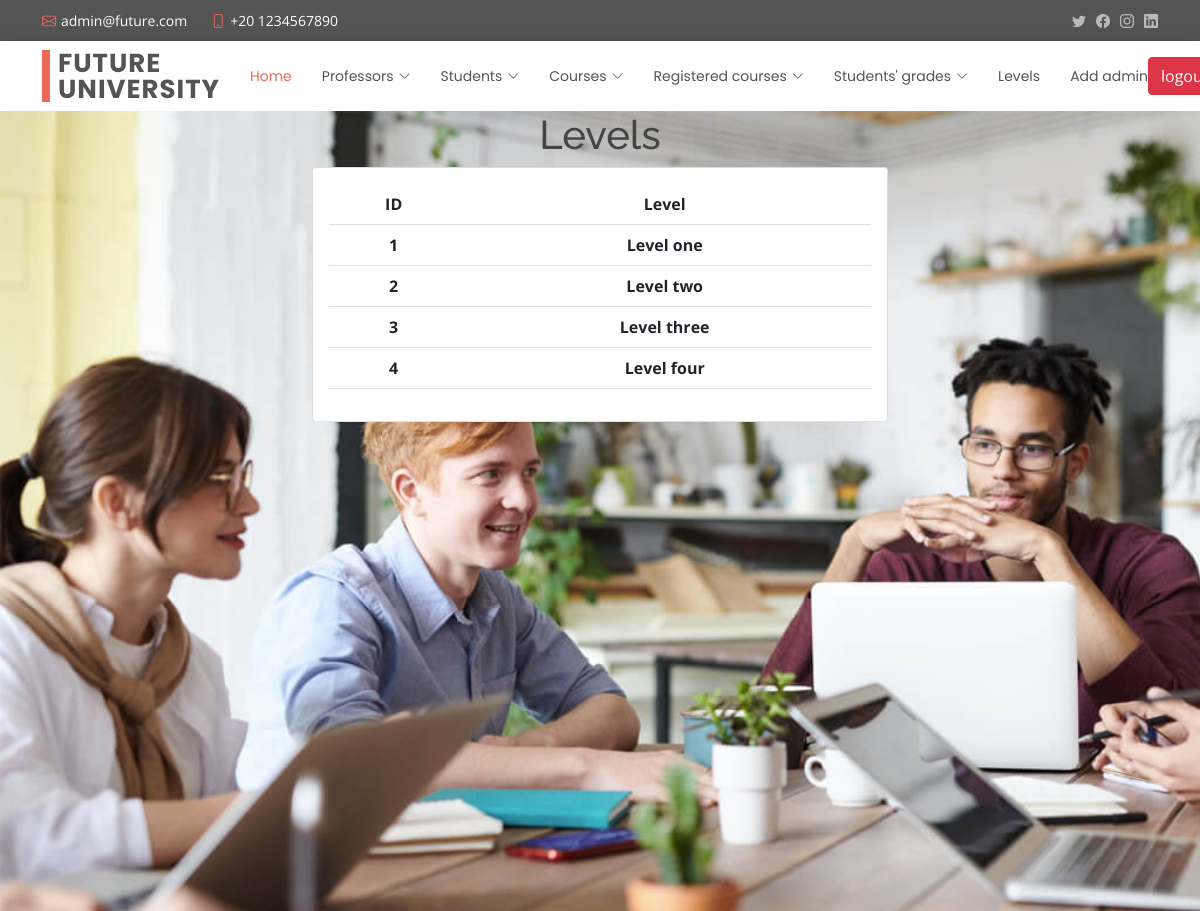
/levels/list.php (signed in), run on the app's committed database.
### tables this page shows
CREATE TABLE `levels` (
  `id` int(11) NOT NULL,
  `year` varchar(222) NOT NULL
);

### levels/list.php (the view, shortened to what this page needs)
<?php ob_start();
include '../shared/header.php';
include '../shared/nav.php';
include '../general/config.php';
$select = "SELECT * FROM `levels`";
$s = mysqli_query($conn, $select);
?>
<link rel="stylesheet" href="./prof.css">
<div class="parent">
<h1 class="text-center">Levels</h1>
<div class="container col-md-6 text-center">
        <div class="card">
            <div class="card-body">
                <table class="table">
                    <tr>
                        <th>ID</th>
                        <th>Level</th>
                    </tr>
                    <?php foreach($s as $data) {?>
                    <tr>
                        <th><?php echo $data['id']?></th>
                        <th><?php echo $data['year']?></th>
                    </tr>
                    <?php }?>
                </table>
            </div>
        </div>
</div>
</div>
<?php include '../shared/script.php'?>

### assets/css/style.css (style rules this page uses)
body { font-family: "Open Sans", sans-serif; color: #444444; }
h1, h2, h3, h4, h5, h6 { font-family: "Raleway", sans-serif; }

### levels/prof.css (style rules this page uses)
.parent { background-image: url("../assets/img/about.jpg"); background-size: 100%; height: 100vh; width: 100%; }

### data on the page
levels: id "1", year "Level one"
levels: id "2", year "Level two"
levels: id "3", year "Level three"
levels: id "4", year "Level four"
